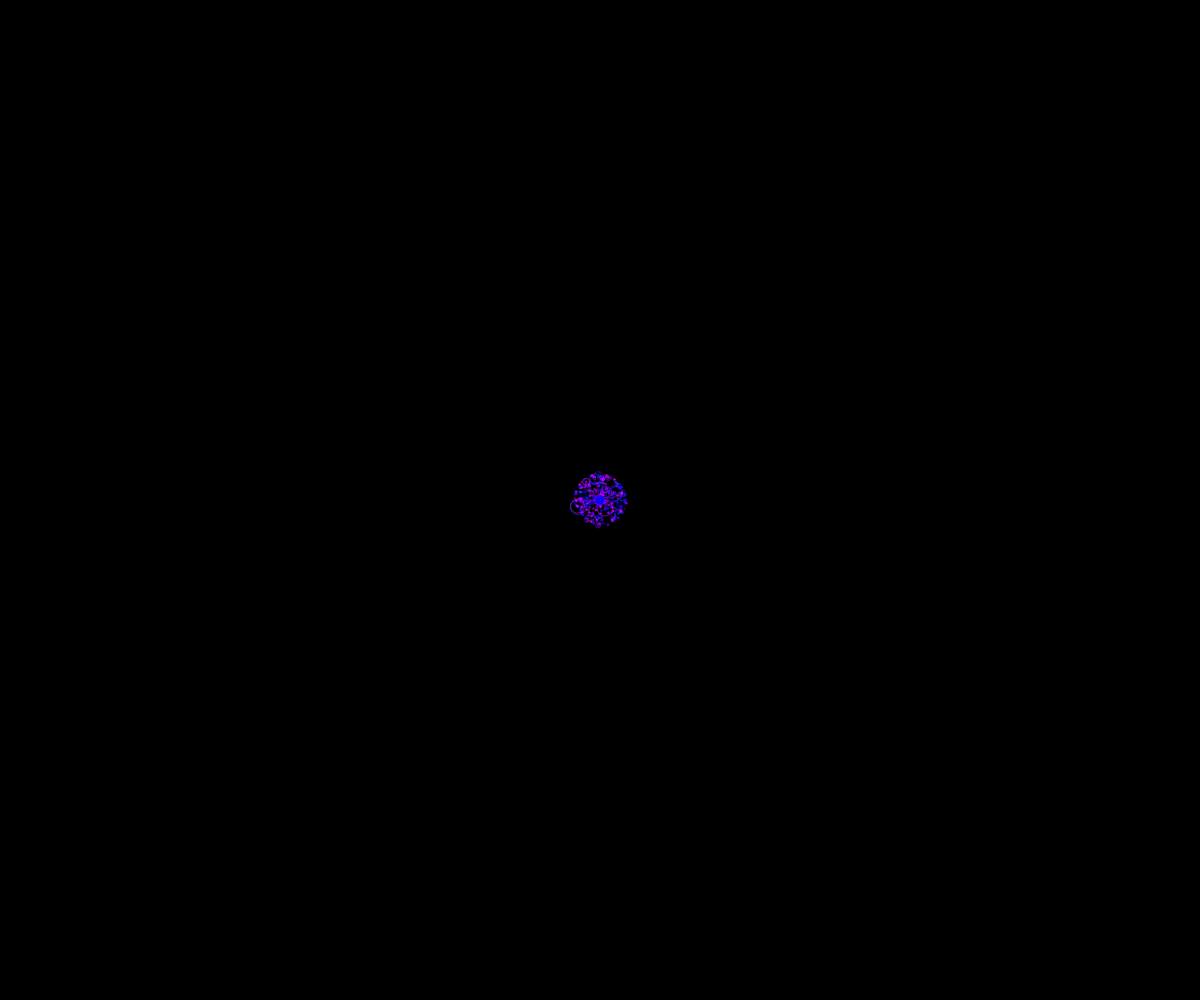
Frame 1 (no input)
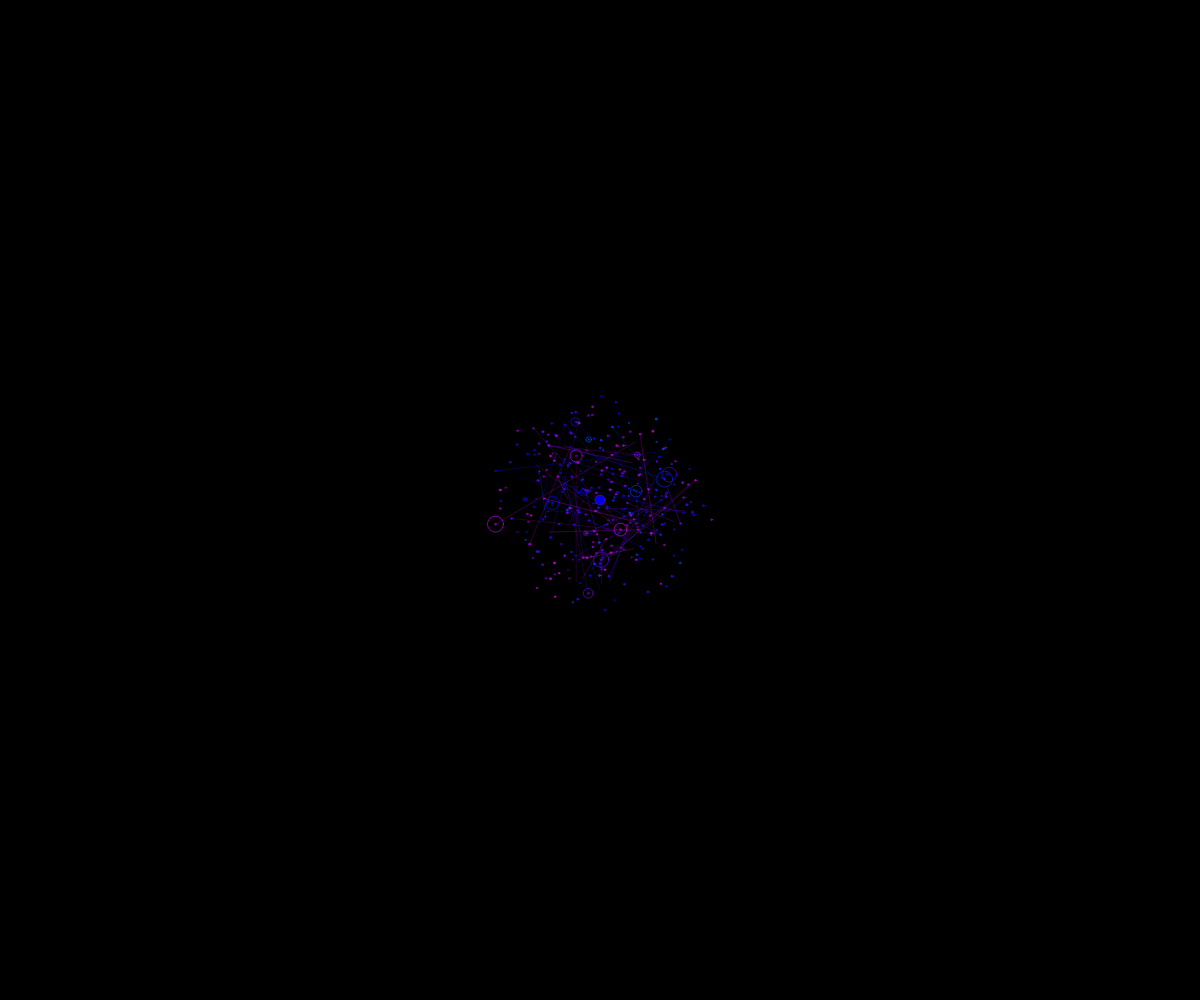
Frame 60 (no input)
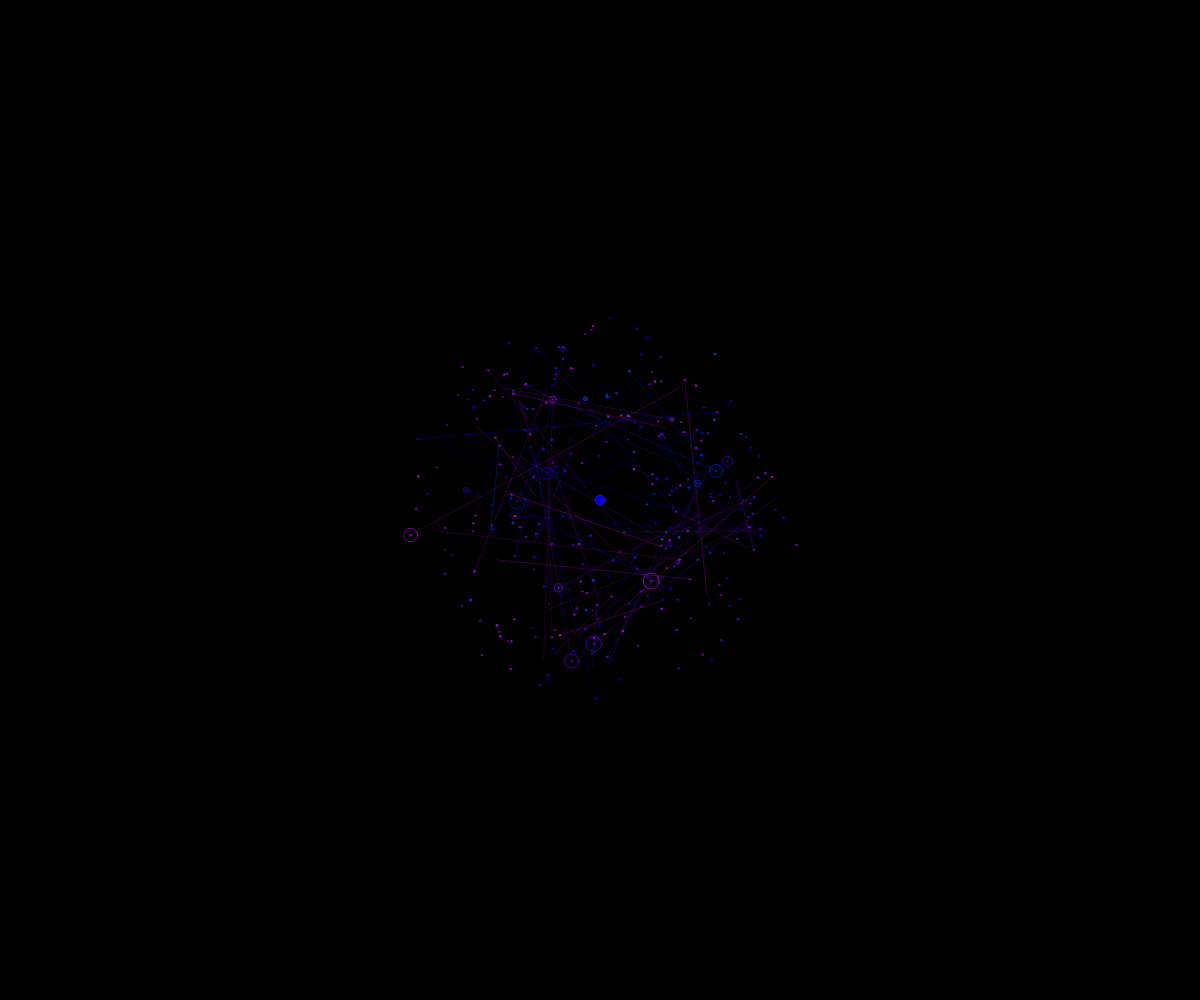
Frame 120 (the mouse pressed at the canvas centre since frame 60)

The p5.js sketch that drew these frames (run headless with seeded random() and noise() and a simulated clock; from frame 60 on, the mouse is pressed at the canvas centre):

// p5.js sketch
// ── sketch.js
let lines = [];
let maxLines = 300;
let centerX, centerY;
let time = 0;

function setup() {
  createCanvas(windowWidth, windowHeight);
  colorMode(HSB, 360, 100, 100, 1);
  noStroke();
  frameRate(30);
  
  centerX = width / 2;
  centerY = height / 2;
  
  // Initialize lines with helix patterns
  for (let i = 0; i < maxLines; i++) {
    lines.push({
      angle: random(TWO_PI),
      radius: 0,
      speed: random(0.5, 1.5),
      hue: map(i, 0, maxLines, 220, 300), // Deep blue to violet
      alpha: random(0.3, 0.8),
      helixPhase: random(TWO_PI),
      helixFrequency: random(0.02, 0.06),
      spiralSpeed: random(0.015, 0.04)
    });
  }
}

function draw() {
  background(0, 0, 0, 1);
  
  time += 0.03;
  
  push();
  translate(centerX, centerY);
  
  // Draw expanding helix patterns
  for (let i = 0; i < lines.length; i++) {
    let lineObj = lines[i];
    
    // Update radius with spiral effect
    lineObj.radius += lineObj.speed;
    
    // Reset if too large
    if (lineObj.radius > max(width, height) * 1.5) {
      lineObj.radius = 0;
      lineObj.angle = random(TWO_PI);
    }
    
    // Helix pattern calculation - sharp geometric helix
    let helixOffset = sin(time * lineObj.helixFrequency + lineObj.helixPhase) * 25;
    let spiralAngle = time * lineObj.spiralSpeed + lineObj.angle;
    
    // Calculate position with sharp helix effect
    let x = cos(spiralAngle) * (lineObj.radius + helixOffset);
    let y = sin(spiralAngle) * (lineObj.radius + helixOffset);
    
    // Draw trail point
    fill(lineObj.hue, 100, 100, lineObj.alpha);
    ellipse(x, y, 2, 2);
    
    // Draw connecting lines for geometric pattern - limit connections
    if (i > 0 && i % 5 === 0) { // Every 5th point connects to previous
      let prevLine = lines[i - 5];
      let prevX = cos(prevLine.angle + time * prevLine.spiralSpeed) * prevLine.radius;
      let prevY = sin(prevLine.angle + time * prevLine.spiralSpeed) * prevLine.radius;
      
      stroke(lineObj.hue, 100, 100, lineObj.alpha * 0.4);
      line(x, y, prevX, prevY);
    }
    
    // Draw central pulsing effect
    if (i % 20 === 0) {
      let pulseRadius = 5 + sin(time * 3 + i) * 3;
      stroke(lineObj.hue, 100, 100, 0.6);
      noFill();
      ellipse(x, y, pulseRadius * 2, pulseRadius * 2);
    }
  }
  
  // Draw central point
  fill(240, 100, 100, 0.9);
  ellipse(0, 0, 10, 10);
  
  pop();
}

function windowResized() {
  resizeCanvas(windowWidth, windowHeight);
  centerX = width / 2;
  centerY = height / 2;
}
